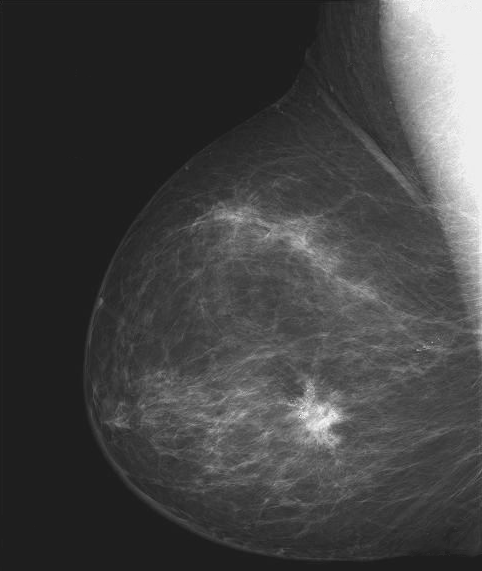
%> input picture Lab3-Intensity-transformation-main/assets/breastXray.tif, 482 x 571 px
$ octave Task1.m   (GNU Octave 9; MATLAB toolbox functions it lacks are replaced by stand-ins)
%> lines starting %> are read from the running program, lines starting %| are printed output that depends on the picture
clear all
% imfinfo('assets/breastXray.tif')

f = imread('assets/breastXray.tif');
%> f is the input picture: size 571x482 uint8; min 21, max 255, mean 66.7
% [6 lines of commented-out code are left out]

g1 = imadjust(f, [0 1], [1 0])
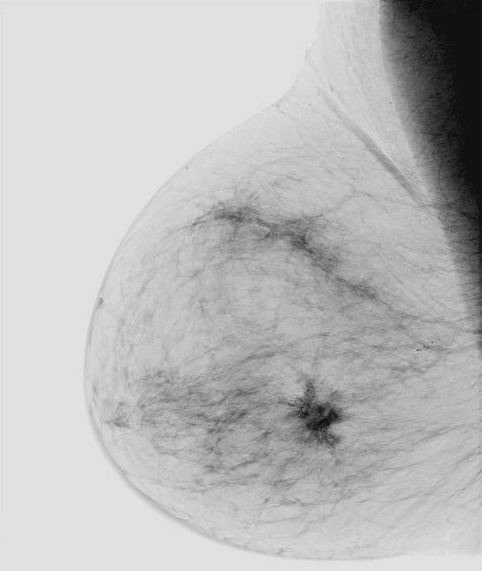
%> g1: size 571x482 uint8; min 0, max 234, mean 188.3
% figure              % open a new figure window
% montage({f, g1})

g2 = imadjust(f, [0.5 0.75], [0 1]);
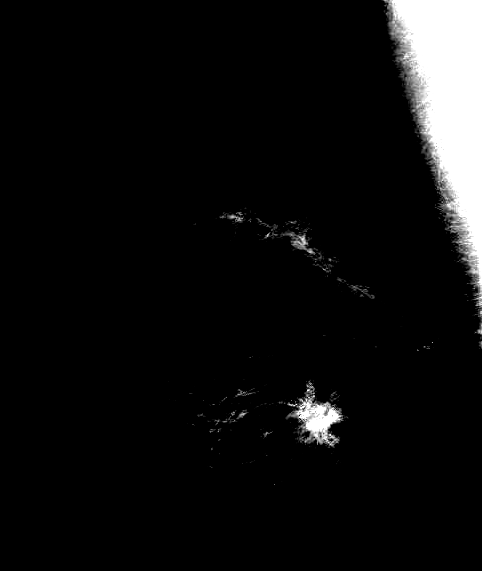
%> g2: size 571x482 uint8; min 0, max 255, mean 15.3
g3 = imadjust(f, [ ], [ ], 2);
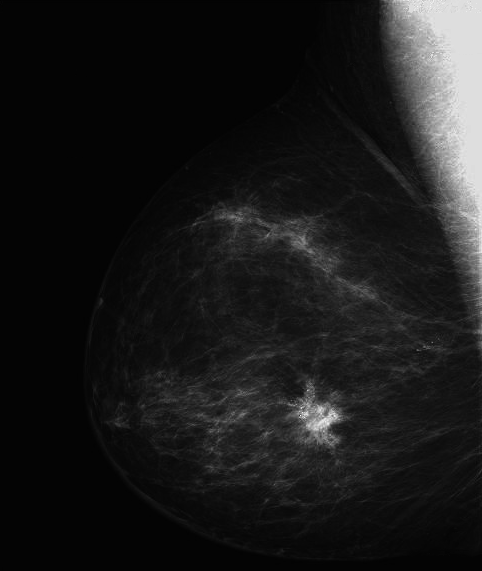
%> g3: size 571x482 uint8; min 2, max 255, mean 26.1
figure
montage({g2,g3})
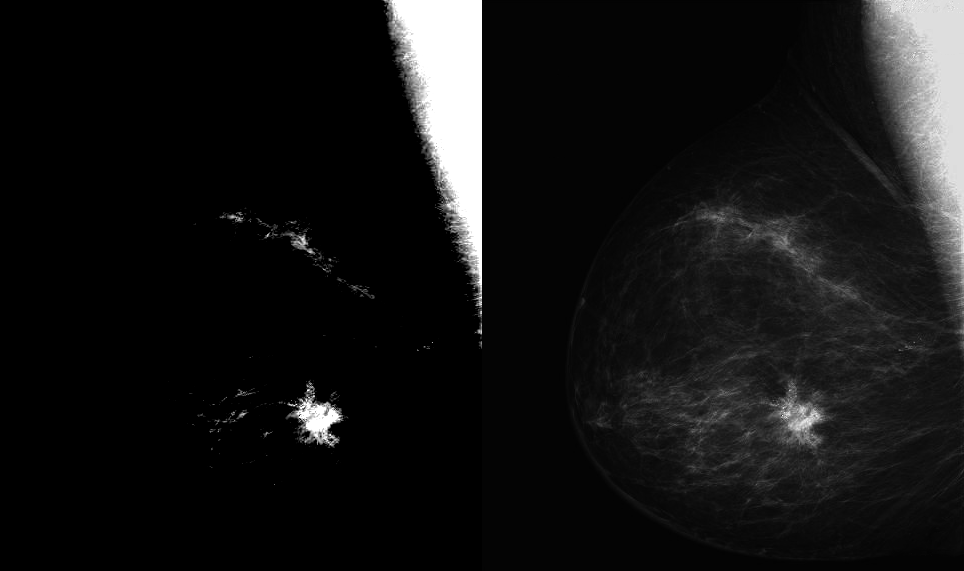
%> displayed picture: size 571x964, on the screen's scale of 0 to 255; min 0, max 255, mean 20.7
